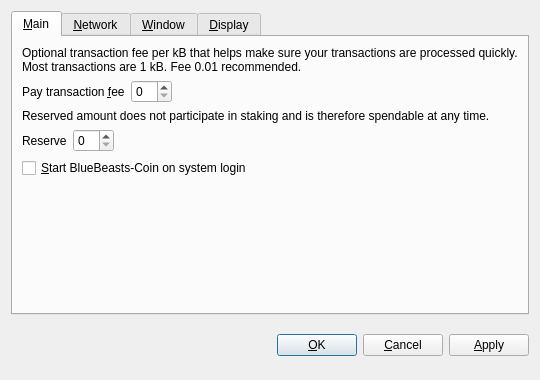
<?xml version="1.0" encoding="UTF-8"?>
<ui version="4.0">
 <class>OptionsDialog</class>
 <widget class="QDialog" name="OptionsDialog">
  <property name="geometry">
   <rect>
    <x>0</x>
    <y>0</y>
    <width>540</width>
    <height>380</height>
   </rect>
  </property>
  <property name="windowTitle">
   <string>Options</string>
  </property>
  <property name="styleSheet">
   <string notr="true"/>
  </property>
  <property name="modal">
   <bool>true</bool>
  </property>
  <layout class="QVBoxLayout" name="verticalLayout">
   <item>
    <widget class="QTabWidget" name="tabWidget">
     <property name="tabPosition">
      <enum>QTabWidget::North</enum>
     </property>
     <property name="currentIndex">
      <number>0</number>
     </property>
     <widget class="QWidget" name="tabMain">
      <attribute name="title">
       <string>&amp;Main</string>
      </attribute>
      <layout class="QGridLayout" name="gridLayout">
       <item row="0" column="0" colspan="2">
        <widget class="QLabel" name="transactionFeeInfoLabel">
         <property name="text">
          <string>Optional transaction fee per kB that helps make sure your transactions are processed quickly. Most transactions are 1 kB. Fee 0.01 recommended.</string>
         </property>
         <property name="textFormat">
          <enum>Qt::PlainText</enum>
         </property>
         <property name="wordWrap">
          <bool>true</bool>
         </property>
        </widget>
       </item>
       <item row="1" column="0">
        <layout class="QHBoxLayout" name="horizontalLayoutFee">
         <item>
          <widget class="QLabel" name="transactionFeeLabel">
           <property name="text">
            <string>Pay transaction &amp;fee</string>
           </property>
           <property name="textFormat">
            <enum>Qt::PlainText</enum>
           </property>
           <property name="buddy">
            <cstring>transactionFee</cstring>
           </property>
          </widget>
         </item>
         <item>
          <widget class="BlueBeastsCoinAmountField" name="transactionFee"/>
         </item>
         <item>
          <spacer name="horizontalSpacerFee">
           <property name="orientation">
            <enum>Qt::Horizontal</enum>
           </property>
           <property name="sizeHint" stdset="0">
            <size>
             <width>40</width>
             <height>20</height>
            </size>
           </property>
          </spacer>
         </item>
        </layout>
       </item>
       <item row="2" column="0" colspan="2">
        <widget class="QLabel" name="reserveBalanceInfoLabel">
         <property name="text">
          <string>Reserved amount does not participate in staking and is therefore spendable at any time.</string>
         </property>
         <property name="textFormat">
          <enum>Qt::PlainText</enum>
         </property>
         <property name="wordWrap">
          <bool>true</bool>
         </property>
        </widget>
       </item>
       <item row="3" column="0">
        <layout class="QHBoxLayout" name="horizontalLayoutReserveBalance">
         <item>
          <widget class="QLabel" name="reserveBalanceLabel">
           <property name="text">
            <string>Reserve</string>
           </property>
           <property name="textFormat">
            <enum>Qt::PlainText</enum>
           </property>
           <property name="buddy">
            <cstring>reserveBalance</cstring>
           </property>
          </widget>
         </item>
         <item>
          <widget class="BlueBeastsCoinAmountField" name="reserveBalance"/>
         </item>
         <item>
          <spacer name="horizontalSpacerReserveBalance">
           <property name="orientation">
            <enum>Qt::Horizontal</enum>
           </property>
           <property name="sizeHint" stdset="0">
            <size>
             <width>40</width>
             <height>20</height>
            </size>
           </property>
          </spacer>
         </item>
        </layout>
       </item>
       <item row="4" column="0">
        <widget class="QCheckBox" name="bitcoinAtStartup">
         <property name="toolTip">
          <string>Automatically start BlueBeasts-Coin after logging in to the system.</string>
         </property>
         <property name="text">
          <string>&amp;Start BlueBeasts-Coin on system login</string>
         </property>
        </widget>
       </item>
       <item row="5" column="0">
        <spacer name="verticalSpacer_Main">
         <property name="orientation">
          <enum>Qt::Vertical</enum>
         </property>
         <property name="sizeHint" stdset="0">
          <size>
           <width>20</width>
           <height>40</height>
          </size>
         </property>
        </spacer>
       </item>
      </layout>
     </widget>
     <widget class="QWidget" name="tabNetwork">
      <attribute name="title">
       <string>&amp;Network</string>
      </attribute>
      <layout class="QVBoxLayout" name="verticalLayout_Network">
       <item>
        <widget class="QCheckBox" name="mapPortUpnp">
         <property name="toolTip">
          <string>Automatically open the BlueBeasts-Coin client port on the router. This only works when your router supports UPnP and it is enabled.</string>
         </property>
         <property name="text">
          <string>Map port using &amp;UPnP</string>
         </property>
        </widget>
       </item>
       <item>
        <widget class="QCheckBox" name="connectSocks">
         <property name="toolTip">
          <string>Connect to the BlueBeasts-Coin network through a SOCKS5 proxy (e.g. when connecting through Tor).</string>
         </property>
         <property name="text">
          <string>&amp;Connect through SOCKS5 proxy:</string>
         </property>
        </widget>
       </item>
       <item>
        <layout class="QHBoxLayout" name="horizontalLayout_Network">
         <item>
          <widget class="QLabel" name="proxyIpLabel">
           <property name="text">
            <string>Proxy &amp;IP:</string>
           </property>
           <property name="textFormat">
            <enum>Qt::PlainText</enum>
           </property>
           <property name="buddy">
            <cstring>proxyIp</cstring>
           </property>
          </widget>
         </item>
         <item>
          <widget class="QValidatedLineEdit" name="proxyIp">
           <property name="maximumSize">
            <size>
             <width>140</width>
             <height>16777215</height>
            </size>
           </property>
           <property name="toolTip">
            <string>IP address of the proxy (e.g. 127.0.0.1)</string>
           </property>
          </widget>
         </item>
         <item>
          <widget class="QLabel" name="proxyPortLabel">
           <property name="text">
            <string>&amp;Port:</string>
           </property>
           <property name="textFormat">
            <enum>Qt::PlainText</enum>
           </property>
           <property name="buddy">
            <cstring>proxyPort</cstring>
           </property>
          </widget>
         </item>
         <item>
          <widget class="QLineEdit" name="proxyPort">
           <property name="maximumSize">
            <size>
             <width>55</width>
             <height>16777215</height>
            </size>
           </property>
           <property name="toolTip">
            <string>Port of the proxy (e.g. 9050)</string>
           </property>
          </widget>
         </item>
         <item>
          <spacer name="horizontalSpacer_Network">
           <property name="orientation">
            <enum>Qt::Horizontal</enum>
           </property>
           <property name="sizeHint" stdset="0">
            <size>
             <width>40</width>
             <height>20</height>
            </size>
           </property>
          </spacer>
         </item>
        </layout>
       </item>
       <item>
        <spacer name="verticalSpacer_Network">
         <property name="orientation">
          <enum>Qt::Vertical</enum>
         </property>
         <property name="sizeHint" stdset="0">
          <size>
           <width>20</width>
           <height>40</height>
          </size>
         </property>
        </spacer>
       </item>
      </layout>
     </widget>
     <widget class="QWidget" name="tabWindow">
      <attribute name="title">
       <string>&amp;Window</string>
      </attribute>
      <layout class="QVBoxLayout" name="verticalLayout_Window">
       <item>
        <widget class="QCheckBox" name="minimizeToTray">
         <property name="toolTip">
          <string>Show only a tray icon after minimizing the window.</string>
         </property>
         <property name="text">
          <string>&amp;Minimize to the tray instead of the taskbar</string>
         </property>
        </widget>
       </item>
       <item>
        <widget class="QCheckBox" name="minimizeOnClose">
         <property name="toolTip">
          <string>Minimize instead of exit the application when the window is closed. When this option is enabled, the application will be closed only after selecting Quit in the menu.</string>
         </property>
         <property name="text">
          <string>M&amp;inimize on close</string>
         </property>
        </widget>
       </item>
       <item>
        <spacer name="verticalSpacer_Window">
         <property name="orientation">
          <enum>Qt::Vertical</enum>
         </property>
         <property name="sizeHint" stdset="0">
          <size>
           <width>20</width>
           <height>40</height>
          </size>
         </property>
        </spacer>
       </item>
      </layout>
     </widget>
     <widget class="QWidget" name="tabDisplay">
      <attribute name="title">
       <string>&amp;Display</string>
      </attribute>
      <layout class="QVBoxLayout" name="verticalLayout_Display">
       <item>
        <layout class="QHBoxLayout" name="horizontalLayout_1_Display">
         <item>
          <widget class="QLabel" name="langLabel">
           <property name="text">
            <string>User Interface &amp;language:</string>
           </property>
           <property name="textFormat">
            <enum>Qt::PlainText</enum>
           </property>
           <property name="buddy">
            <cstring>lang</cstring>
           </property>
          </widget>
         </item>
         <item>
          <widget class="QValueComboBox" name="lang">
           <property name="toolTip">
            <string>The user interface language can be set here. This setting will take effect after restarting BlueBeasts-Coin.</string>
           </property>
          </widget>
         </item>
        </layout>
       </item>
       <item>
        <layout class="QHBoxLayout" name="horizontalLayout_2_Display">
         <item>
          <widget class="QLabel" name="unitLabel">
           <property name="text">
            <string>&amp;Unit to show amounts in:</string>
           </property>
           <property name="textFormat">
            <enum>Qt::PlainText</enum>
           </property>
           <property name="buddy">
            <cstring>unit</cstring>
           </property>
          </widget>
         </item>
         <item>
          <widget class="QValueComboBox" name="unit">
           <property name="toolTip">
            <string>Choose the default subdivision unit to show in the interface and when sending coins.</string>
           </property>
          </widget>
         </item>
        </layout>
       </item>
       <item>
        <widget class="QCheckBox" name="coinControlFeatures">
         <property name="toolTip">
          <string>Whether to show coin control features or not.</string>
         </property>
         <property name="text">
          <string>Display coin &amp;control features (experts only!)</string>
         </property>
        </widget>
       </item>
       <item>
        <widget class="QCheckBox" name="useBlackTheme">
         <property name="text">
          <string>Use black visual theme (requires restart)</string>
         </property>
        </widget>
       </item>
       <item>
        <spacer name="verticalSpacer_Display">
         <property name="orientation">
          <enum>Qt::Vertical</enum>
         </property>
         <property name="sizeHint" stdset="0">
          <size>
           <width>20</width>
           <height>40</height>
          </size>
         </property>
        </spacer>
       </item>
      </layout>
     </widget>
    </widget>
   </item>
   <item>
    <layout class="QHBoxLayout" name="horizontalLayout_Buttons">
     <item>
      <spacer name="horizontalSpacer_1">
       <property name="orientation">
        <enum>Qt::Horizontal</enum>
       </property>
       <property name="sizeHint" stdset="0">
        <size>
         <width>40</width>
         <height>48</height>
        </size>
       </property>
      </spacer>
     </item>
     <item>
      <widget class="QLabel" name="statusLabel">
       <property name="font">
        <font>
         <weight>75</weight>
         <bold>true</bold>
        </font>
       </property>
       <property name="text">
        <string/>
       </property>
       <property name="textFormat">
        <enum>Qt::PlainText</enum>
       </property>
       <property name="wordWrap">
        <bool>true</bool>
       </property>
      </widget>
     </item>
     <item>
      <spacer name="horizontalSpacer_2">
       <property name="orientation">
        <enum>Qt::Horizontal</enum>
       </property>
       <property name="sizeHint" stdset="0">
        <size>
         <width>40</width>
         <height>48</height>
        </size>
       </property>
      </spacer>
     </item>
     <item>
      <widget class="QPushButton" name="okButton">
       <property name="text">
        <string>&amp;OK</string>
       </property>
      </widget>
     </item>
     <item>
      <widget class="QPushButton" name="cancelButton">
       <property name="text">
        <string>&amp;Cancel</string>
       </property>
       <property name="autoDefault">
        <bool>false</bool>
       </property>
      </widget>
     </item>
     <item>
      <widget class="QPushButton" name="applyButton">
       <property name="text">
        <string>&amp;Apply</string>
       </property>
       <property name="autoDefault">
        <bool>false</bool>
       </property>
      </widget>
     </item>
    </layout>
   </item>
  </layout>
 </widget>
 <customwidgets>
  <customwidget>
   <class>BlueBeastsCoinAmountField</class>
   <extends>QSpinBox</extends>
   <header>bitcoinamountfield.h</header>
   <container>1</container>
  </customwidget>
  <customwidget>
   <class>QValueComboBox</class>
   <extends>QComboBox</extends>
   <header>qvaluecombobox.h</header>
  </customwidget>
  <customwidget>
   <class>QValidatedLineEdit</class>
   <extends>QLineEdit</extends>
   <header>qvalidatedlineedit.h</header>
  </customwidget>
 </customwidgets>
 <resources/>
 <connections/>
</ui>
